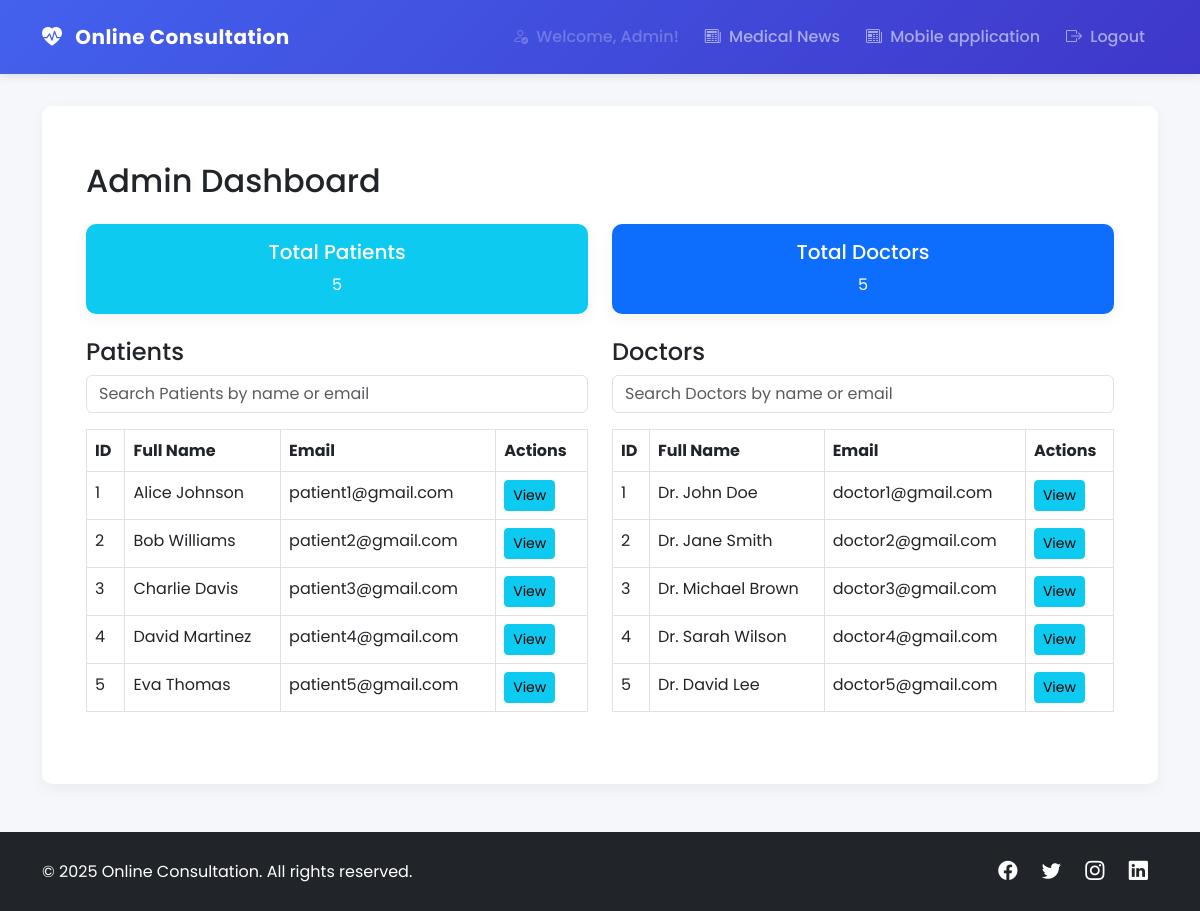
Screenshot of /dashboard/admin (signed in) with the database file from the repository.
### models/models.py (models this page shows, shortened)
class Patient(db.Model):
    id = db.Column(db.Integer, primary_key=True)
    full_name = db.Column(db.String(150), nullable=False)
    email = db.Column(db.String(150), unique=True, nullable=False)
    phone = db.Column(db.String(20), nullable=False)
    dob = db.Column(db.Date, nullable=False)
    gender = db.Column(db.String(10), nullable=False)
    country = db.Column(db.String(100), nullable=False)
    city = db.Column(db.String(100), nullable=False)
    blood_type = db.Column(db.String(5))
    existing_conditions = db.Column(db.Text)
    current_medication = db.Column(db.Text)
    past_surgeries = db.Column(db.Text)
    emergency_contact_name = db.Column(db.String(150), nullable=False)
    emergency_contact_phone = db.Column(db.String(20), nullable=False)
    preferred_language = db.Column(db.String(50))
    profile_picture = db.Column(db.String(255))
    password_hash = db.Column(db.String(255), nullable=False)
    email_verified = db.Column(db.Boolean, default=False)
    verification_token = db.Column(db.String(255), unique=True)
    latitude = db.Column(db.Float)  # Patient latitude
    longitude = db.Column(db.Float)  # Patient longitude
    active = db.Column(db.Boolean, default=False)  # New 'active' field

class Doctor(db.Model):
    id = db.Column(db.Integer, primary_key=True)
    full_name = db.Column(db.String(100), nullable=False)
    email = db.Column(db.String(100), unique=True, nullable=False)
    phone = db.Column(db.String(20), nullable=False)
    dob = db.Column(db.Date, nullable=False)
    gender = db.Column(db.String(10), nullable=False)
    medical_license = db.Column(db.String(50), unique=True, nullable=False)
    specialization = db.Column(db.String(100), nullable=False)
    experience = db.Column(db.Integer, nullable=False)
    qualifications = db.Column(db.Text, nullable=False)
    hospital_clinic = db.Column(db.String(255), nullable=False)
    clinic_latitude = db.Column(db.Float)  # Add latitude for the clinic
    clinic_longitude = db.Column(db.Float)  # Add longitude for the clinic
    availability = db.Column(db.String(255), nullable=False)
    profile_picture = db.Column(db.String(255), nullable=True)
    license_front = db.Column(db.String(100), nullable=True)
    license_back = db.Column(db.String(100), nullable=True)
    board_cert = db.Column(db.String(100), nullable=True)
    country = db.Column(db.String(100), nullable=False)
    city = db.Column(db.String(100), nullable=False)
    short_bio = db.Column(db.Text, nullable=True)
    linkedin = db.Column(db.String(255), nullable=True)
    password_hash = db.Column(db.String(255), nullable=False)
    email_verified = db.Column(db.Boolean, default=False)
    is_approved = db.Column(db.Boolean, default=False)
    verification_token = db.Column(db.String(255), nullable=True)
    active = db.Column(db.Boolean, default=False)  # New 'active' field

### routes/dashboard.py (the view)
@dashboard_bp.route("/admin")
def admin_dashboard():
    if session.get("user_role") != "admin":
        flash("Unauthorized access. Please log in as an admin.", "danger")
        return redirect(url_for("auth.login"))  # Protect route
    total_patients = Patient.query.count()
    total_doctors = Doctor.query.count()
    doctors = Doctor.query.all()
    patients = Patient.query.all()
    return render_template("admin_dashboard.html",
                           doctors=doctors,
                           patients=patients,
                           total_patients=total_patients,
                           total_doctors=total_doctors)

### templates/admin_dashboard.html (shortened to what this page needs)
{% extends "base.html" %}
{% block content %}
<div class="container mt-4">
    <h2 class="mb-4 text-center text-md-start">Admin Dashboard</h2>
    <div class="row mb-4">
        <div class="col-sm-12 col-md-6 mb-3 mb-md-0">
            <div class="card text-white bg-info h-100">
                <div class="card-body text-center">
                    <h5 class="card-title">Total Patients</h5>
                    <p class="card-text" id="total-patients">{{ total_patients or 'N/A' }}</p>
                </div>
            </div>
        </div>
        <div class="col-sm-12 col-md-6">
            <div class="card text-white bg-primary h-100">
                <div class="card-body text-center">
                    <h5 class="card-title">Total Doctors</h5>
                    <p class="card-text" id="total-doctors">{{ total_doctors or 'N/A' }}</p>
                </div>
            </div>
        </div>
    </div>
    <div class="row">
        <div class="col-12 col-lg-6 mb-4">
            <h4>Patients</h4>
            <div class="mb-3">
                <input type="text" id="search-patient" class="form-control" placeholder="Search Patients by name or email" onkeyup="debounceSearch('patient')">
            </div>
            <div class="table-responsive">
                <table class="table table-bordered table-hover text-nowrap">
                    <thead class="thead-dark">
                        <tr>
                            <th>ID</th>
                            <th>Full Name</th>
                            <th>Email</th>
                            <th>Actions</th>
                        </tr>
                    </thead>
                    <tbody id="patient-table-body">
                        {% for patient in patients %}
                        <tr>
                            <td>{{ patient.id }}</td>
                            <td>{{ patient.full_name }}</td>
                            <td>{{ patient.email }}</td>
                            <td><a href="{{ url_for('dashboard.view_patient', patient_id=patient.id) }}" class="btn btn-info btn-sm">View</a></td>
                        </tr>
                        {% endfor %}
                    </tbody>
                </table>
            </div>
        </div>
        <div class="col-12 col-lg-6 mb-4">
            <h4>Doctors</h4>
            <div class="mb-3">
                <input type="text" id="search-doctor" class="form-control" placeholder="Search Doctors by name or email" onkeyup="debounceSearch('doctor')">
            </div>
            <div class="table-responsive">
                <table class="table table-bordered table-hover text-nowrap">
                    <thead class="thead-dark">
                        <tr>
                            <th>ID</th>
                            <th>Full Name</th>
                            <th>Email</th>
                            <th>Actions</th>
                        </tr>
                    </thead>
                    <tbody id="doctor-table-body">
                        {% for doctor in doctors %}
                        <tr>
                            <td>{{ doctor.id }}</td>
                            <td>{{ doctor.full_name }}</td>
                            <td>{{ doctor.email }}</td>
                            <td><a href="{{ url_for('dashboard.view_doctor', doctor_id=doctor.id) }}" class="btn btn-info btn-sm">View</a></td>
                        </tr>
                        {% endfor %}
                    </tbody>
                </table>
            </div>
        </div>
    </div>
</div>
{% endblock %}

### static/style.css (style rules this page uses)
* { margin: 0; padding: 0; box-sizing: border-box; }
body { font-family: 'Arial', sans-serif; margin: 0; padding: 0; background-color: #f4f4f9; line-height: 1.6; }

### templates/base.html (style rules this page uses)
:root { --primary-color: #4361ee; --secondary-color: #3f37c9; --accent-color: #4cc9f0; --light-color: #f8f9fa; --dark-color: #212529; }
body { font-family: 'Poppins', sans-serif; background-color: #f5f7fb; }
.card { border: none; border-radius: 10px; box-shadow: 0 5px 15px rgba(0,0,0,0.05); transition: all 0.3s ease; }

### rows the page displays
Patient: id "1", full_name "Alice Johnson", email "patient1@gmail.com"
Patient: id "2", full_name "Bob Williams", email "patient2@gmail.com"
Patient: id "3", full_name "Charlie Davis", email "patient3@gmail.com"
Patient: id "4", full_name "David Martinez", email "patient4@gmail.com"
Patient: id "5", full_name "Eva Thomas", email "patient5@gmail.com"
Doctor: id "1", full_name "Dr. John Doe", email "doctor1@gmail.com"
Doctor: id "2", full_name "Dr. Jane Smith", email "doctor2@gmail.com"
Doctor: id "3", full_name "Dr. Michael Brown", email "doctor3@gmail.com"
Doctor: id "4", full_name "Dr. Sarah Wilson", email "doctor4@gmail.com"
Doctor: id "5", full_name "Dr. David Lee", email "doctor5@gmail.com"

### other values shown
{{ session.get('user_role').capitalize() }} "Admin"
{{ total_patients or 'N/A' }} "5"
{{ total_doctors or 'N/A' }} "5"
